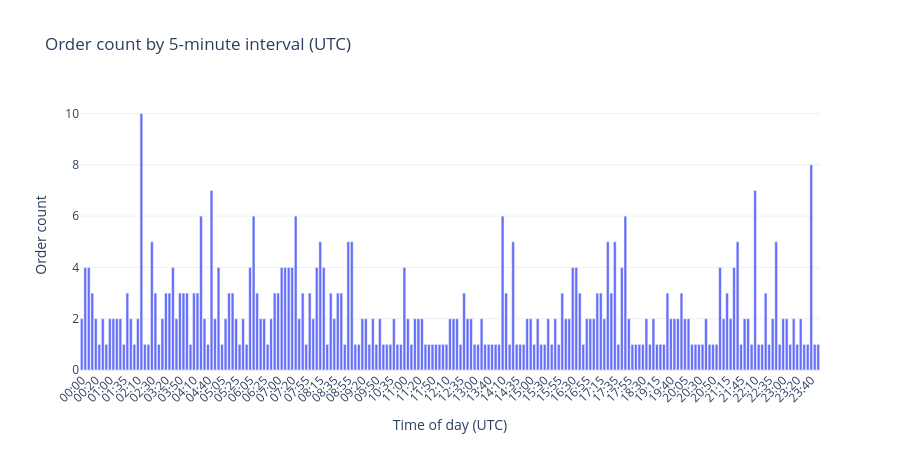

The notebook cell saved with this chart:
### Code cell
local_orders = polybot_all['order_timestamp'].dt.tz_convert('utc')
time_of_day = local_orders.dt.floor('5min').dt.time
order_counts_5min = time_of_day.value_counts().sort_index()
order_counts_5min.index = [t.strftime('%H:%M') for t in order_counts_5min.index]

fig_time = go.Figure()
fig_time.add_trace(go.Bar(
    x=order_counts_5min.index,
    y=order_counts_5min.values,
    name='Orders'
))
fig_time.update_layout(
    title='Order count by 5-minute interval (UTC)',
    xaxis_title='Time of day (UTC)',
    yaxis_title='Order count',
    template='plotly_white', height=450,
    xaxis=dict(tickangle=-45),
)
fig_time.show()

### Figure 1 — Plotly figure (JSON) as saved in the notebook; plotly's stock layout.template omitted (floating-point values rounded to 4 significant figures; data arrays with more than 128 entries replaced by an {"elided": "..."} marker saying what was removed)
{"data": [{"name": "Orders", "type": "bar", "x": {"elided": "211 str values"}, "y": {"elided": "211 int values"}}], "layout": {"height": 450, "title": {"text": "Order count by 5-minute interval (UTC)"}, "xaxis": {"tickangle": -45, "title": {"text": "Time of day (UTC)"}}, "yaxis": {"title": {"text": "Order count"}}}}
